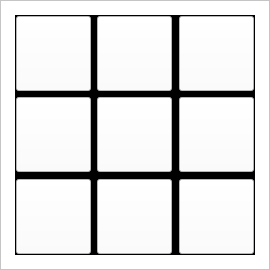
           <widget class="QFrame" name="frame_12">
            <property name="minimumSize">
             <size>
              <width>270</width>
              <height>270</height>
             </size>
            </property>
            <property name="maximumSize">
             <size>
              <width>270</width>
              <height>270</height>
             </size>
            </property>
            <property name="styleSheet">
             <string notr="true">background-color: rgb(255, 255, 255);</string>
            </property>
            <property name="frameShape">
             <enum>QFrame::StyledPanel</enum>
            </property>
            <property name="frameShadow">
             <enum>QFrame::Raised</enum>
            </property>
            <layout class="QGridLayout" name="gridLayout_12">
             <item row="0" column="0">
              <widget class="QFrame" name="frame_13">
               <property name="minimumSize">
                <size>
                 <width>240</width>
                 <height>240</height>
                </size>
               </property>
               <property name="maximumSize">
                <size>
                 <width>240</width>
                 <height>240</height>
                </size>
               </property>
               <property name="styleSheet">
                <string notr="true">background-color: rgb(0, 0, 0);</string>
               </property>
               <property name="frameShape">
                <enum>QFrame::StyledPanel</enum>
               </property>
               <property name="frameShadow">
                <enum>QFrame::Raised</enum>
               </property>
               <layout class="QGridLayout" name="gridLayout_5">
                <property name="leftMargin">
                 <number>0</number>
                </property>
                <property name="topMargin">
                 <number>0</number>
                </property>
                <property name="rightMargin">
                 <number>0</number>
                </property>
                <property name="bottomMargin">
                 <number>0</number>
                </property>
                <property name="spacing">
                 <number>0</number>
                </property>
                <item row="0" column="4">
                 <widget class="QPushButton" name="pushButton_38">
                  <property name="minimumSize">
                   <size>
                    <width>75</width>
                    <height>75</height>
                   </size>
                  </property>
                  <property name="maximumSize">
                   <size>
                    <width>75</width>
                    <height>75</height>
                   </size>
                  </property>
                  <property name="font">
                   <font>
                    <pointsize>48</pointsize>
                    <weight>50</weight>
                    <bold>false</bold>
                   </font>
                  </property>
                  <property name="layoutDirection">
                   <enum>Qt::LeftToRight</enum>
                  </property>
                  <property name="styleSheet">
                   <string notr="true">background-color: rgb(255, 255, 255);</string>
                  </property>
                  <property name="text">
                   <string/>
                  </property>
                 </widget>
                </item>
                <item row="0" column="2">
                 <widget class="QPushButton" name="pushButton_39">
                  <property name="minimumSize">
                   <size>
                    <width>75</width>
                    <height>75</height>
                   </size>
                  </property>
                  <property name="maximumSize">
                   <size>
                    <width>75</width>
                    <height>75</height>
                   </size>
                  </property>
                  <property name="font">
                   <font>
                    <pointsize>48</pointsize>
                    <weight>50</weight>
                    <bold>false</bold>
                   </font>
                  </property>
                  <property name="layoutDirection">
                   <enum>Qt::LeftToRight</enum>
                  </property>
                  <property name="styleSheet">
                   <string notr="true">background-color: rgb(255, 255, 255);</string>
                  </property>
                  <property name="text">
                   <string/>
                  </property>
                 </widget>
                </item>
                <item row="0" column="1">
                 <spacer name="horizontalSpacer_11">
                  <property name="orientation">
                   <enum>Qt::Horizontal</enum>
                  </property>
                  <property name="sizeHint" stdset="0">
                   <size>
                    <width>40</width>
                    <height>20</height>
                   </size>
                  </property>
                 </spacer>
                </item>
                <item row="1" column="0">
                 <spacer name="verticalSpacer_9">
                  <property name="orientation">
                   <enum>Qt::Vertical</enum>
                  </property>
                  <property name="sizeHint" stdset="0">
                   <size>
                    <width>20</width>
                    <height>40</height>
                   </size>
                  </property>
                 </spacer>
                </item>
                <item row="0" column="0">
                 <widget class="QPushButton" name="pushButton_40">
                  <property name="minimumSize">
                   <size>
                    <width>75</width>
                    <height>75</height>
                   </size>
                  </property>
                  <property name="maximumSize">
                   <size>
                    <width>75</width>
                    <height>75</height>
                   </size>
                  </property>
                  <property name="font">
                   <font>
                    <pointsize>48</pointsize>
                    <weight>50</weight>
                    <bold>false</bold>
                   </font>
                  </property>
                  <property name="layoutDirection">
                   <enum>Qt::LeftToRight</enum>
                  </property>
                  <property name="styleSheet">
                   <string notr="true">background-color: rgb(255, 255, 255);</string>
                  </property>
                  <property name="text">
                   <string/>
                  </property>
                 </widget>
                </item>
                <item row="0" column="3">
                 <spacer name="horizontalSpacer_12">
                  <property name="orientation">
                   <enum>Qt::Horizontal</enum>
                  </property>
                  <property name="sizeHint" stdset="0">
                   <size>
                    <width>40</width>
                    <height>20</height>
                   </size>
                  </property>
                 </spacer>
                </item>
                <item row="4" column="0">
                 <widget class="QPushButton" name="pushButton_41">
                  <property name="minimumSize">
                   <size>
                    <width>75</width>
                    <height>75</height>
                   </size>
                  </property>
                  <property name="maximumSize">
                   <size>
                    <width>75</width>
                    <height>75</height>
                   </size>
                  </property>
                  <property name="font">
                   <font>
                    <pointsize>48</pointsize>
                    <weight>50</weight>
                    <bold>false</bold>
                   </font>
                  </property>
                  <property name="layoutDirection">
                   <enum>Qt::LeftToRight</enum>
                  </property>
                  <property name="styleSheet">
                   <string notr="true">background-color: rgb(255, 255, 255);</string>
                  </property>
                  <property name="text">
                   <string/>
                  </property>
                 </widget>
                </item>
                <item row="2" column="4">
                 <widget class="QPushButton" name="pushButton_42">
                  <property name="minimumSize">
                   <size>
                    <width>75</width>
                    <height>75</height>
                   </size>
                  </property>
                  <property name="maximumSize">
                   <size>
                    <width>75</width>
                    <height>75</height>
                   </size>
                  </property>
                  <property name="font">
                   <font>
                    <pointsize>48</pointsize>
                    <weight>50</weight>
                    <bold>false</bold>
                   </font>
                  </property>
                  <property name="layoutDirection">
                   <enum>Qt::LeftToRight</enum>
                  </property>
                  <property name="styleSheet">
                   <string notr="true">background-color: rgb(255, 255, 255);</string>
                  </property>
                  <property name="text">
                   <string/>
                  </property>
                 </widget>
                </item>
                <item row="4" column="2">
                 <widget class="QPushButton" name="pushButton_43">
                  <property name="minimumSize">
                   <size>
                    <width>75</width>
                    <height>75</height>
                   </size>
                  </property>
                  <property name="maximumSize">
                   <size>
                    <width>75</width>
                    <height>75</height>
                   </size>
                  </property>
                  <property name="font">
                   <font>
                    <pointsize>48</pointsize>
                    <weight>50</weight>
                    <bold>false</bold>
                   </font>
                  </property>
                  <property name="layoutDirection">
                   <enum>Qt::LeftToRight</enum>
                  </property>
                  <property name="styleSheet">
                   <string notr="true">background-color: rgb(255, 255, 255);</string>
                  </property>
                  <property name="text">
                   <string/>
                  </property>
                 </widget>
                </item>
                <item row="2" column="0">
                 <widget class="QPushButton" name="pushButton_44">
                  <property name="minimumSize">
                   <size>
                    <width>75</width>
                    <height>75</height>
                   </size>
                  </property>
                  <property name="maximumSize">
                   <size>
                    <width>75</width>
                    <height>75</height>
                   </size>
                  </property>
                  <property name="font">
                   <font>
                    <pointsize>48</pointsize>
                    <weight>50</weight>
                    <bold>false</bold>
                   </font>
                  </property>
                  <property name="layoutDirection">
                   <enum>Qt::LeftToRight</enum>
                  </property>
                  <property name="styleSheet">
                   <string notr="true">background-color: rgb(255, 255, 255);</string>
                  </property>
                  <property name="text">
                   <string/>
                  </property>
                 </widget>
                </item>
                <item row="2" column="2">
                 <widget class="QPushButton" name="pushButton_45">
                  <property name="minimumSize">
                   <size>
                    <width>75</width>
                    <height>75</height>
                   </size>
                  </property>
                  <property name="maximumSize">
                   <size>
                    <width>75</width>
                    <height>75</height>
                   </size>
                  </property>
                  <property name="font">
                   <font>
                    <pointsize>48</pointsize>
                    <weight>50</weight>
                    <bold>false</bold>
                   </font>
                  </property>
                  <property name="layoutDirection">
                   <enum>Qt::LeftToRight</enum>
                  </property>
                  <property name="styleSheet">
                   <string notr="true">background-color: rgb(255, 255, 255);</string>
                  </property>
                  <property name="text">
                   <string/>
                  </property>
                 </widget>
                </item>
                <item row="4" column="4">
                 <widget class="QPushButton" name="pushButton_46">
                  <property name="minimumSize">
                   <size>
                    <width>75</width>
                    <height>75</height>
                   </size>
                  </property>
                  <property name="maximumSize">
                   <size>
                    <width>75</width>
                    <height>75</height>
                   </size>
                  </property>
                  <property name="font">
                   <font>
                    <pointsize>48</pointsize>
                    <weight>50</weight>
                    <bold>false</bold>
                   </font>
                  </property>
                  <property name="layoutDirection">
                   <enum>Qt::LeftToRight</enum>
                  </property>
                  <property name="styleSheet">
                   <string notr="true">background-color: rgb(255, 255, 255);</string>
                  </property>
                  <property name="text">
                   <string/>
                  </property>
                 </widget>
                </item>
                <item row="3" column="0">
                 <spacer name="verticalSpacer_10">
                  <property name="orientation">
                   <enum>Qt::Vertical</enum>
                  </property>
                  <property name="sizeHint" stdset="0">
                   <size>
                    <width>20</width>
                    <height>40</height>
                   </size>
                  </property>
                 </spacer>
                </item>
               </layout>
              </widget>
             </item>
            </layout>
           </widget>
